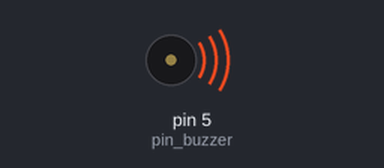
Bench run of a sketch on a simulated Arduino Uno, built with avr-gcc and run on an emulated ATmega328P. On the bench: buzzer (waves = sounding).

Above: at 0.1 s.
At 38.8 s:
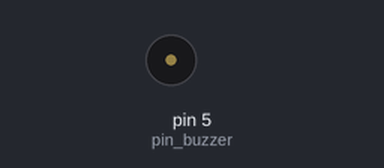
Timing chart, 0 to 40.0 s (numbered marks = the images above):
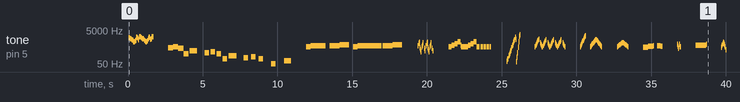

The sketch:

_03._Sound_Effect.ino
```cpp
#include "sound_effect.h"

int pin_buzzer = 5;

void setup() {
	pinMode(pin_buzzer, OUTPUT);
}

void loop() {
	seR2D2(pin_buzzer);
	delay(1000);

	seCloseEncounters(pin_buzzer);
	delay(1000);

	seAriel(pin_buzzer);
	delay(1000);

	seLaugh(pin_buzzer);
	delay(1000);

	seLaugh2(pin_buzzer);
	delay(1000);

	seSqueak(pin_buzzer);
	delay(1000);

	seWaka(pin_buzzer);
	delay(1000);

	seCatcall(pin_buzzer);
	delay(1000);

	seOhhh(pin_buzzer);
	delay(1000);

	seUhoh(pin_buzzer);
	delay(1000);

	seChang(pin_buzzer);
	delay(1000);

	seCoo(pin_buzzer);
	delay(1000);

	seOh(pin_buzzer);
	delay(1000);

	sePhone(pin_buzzer);
	delay(1000);

	seSiren(pin_buzzer);
	delay(1000);

	seSpace1(pin_buzzer);
	delay(1000);

	seSpace2(pin_buzzer);
	delay(1000);

	seFanfare(pin_buzzer);
	delay(1000);

	seAlarm(pin_buzzer);
	delay(1000);

	seTelefone(pin_buzzer);
	delay(1000);

	seTonarkade(pin_buzzer);
	delay(1000);

	seTonarkade2(pin_buzzer);
	delay(1000);

	seSad(pin_buzzer);
	delay(1000);

	seVictory(pin_buzzer);
	delay(1000);

	seAssorted(pin_buzzer);
	delay(1000);
}
```

sound_effect.cpp
```cpp
#include "sound_effect.h"
#include <Arduino.h>

void beep(int speaker_pin, float note_frequency, long note_duration) {
	int x;
	// Convert the frequency to microseconds
	float microsecondsPerWave = 1000000 / note_frequency;
	// Calculate how many milliseconds there are per HIGH/LOW cycles.
	float millisecondsPerCycle = 1000 / (microsecondsPerWave * 2);
	// Multiply note_duration * number or cycles per millisecond
	float loopTime = note_duration * millisecondsPerCycle;
	// Play the note for the calculated loopTime.
	for (x = 0; x < loopTime; x++) {
		digitalWrite(speaker_pin, HIGH);
		delayMicroseconds(microsecondsPerWave);
		digitalWrite(speaker_pin, LOW);
		delayMicroseconds(microsecondsPerWave);
	}
}

void seR2D2(int pin_no) {
	beep(pin_no, note_A7, 100); // A
	beep(pin_no, note_G7, 100); // G
	beep(pin_no, note_E7, 100); // E
	beep(pin_no, note_C7, 100); // C
	beep(pin_no, note_D7, 100); // D
	beep(pin_no, note_B7, 100); // B
	beep(pin_no, note_F7, 100); // F
	beep(pin_no, note_C8, 100); // C
	beep(pin_no, note_A7, 100); // A
	beep(pin_no, note_G7, 100); // G
	beep(pin_no, note_E7, 100); // E
	beep(pin_no, note_C7, 100); // C
	beep(pin_no, note_D7, 100); // D
	beep(pin_no, note_B7, 100); // B
	beep(pin_no, note_F7, 100); // F
	beep(pin_no, note_C8, 100); // C
}

void seCloseEncounters(int pin_no) {
	beep(pin_no, note_Bb5, 300); // B b
	delay(50);
	beep(pin_no, note_C6, 300); // C
	delay(50);
	beep(pin_no, note_Ab5, 300); // A b
	delay(50);
	beep(pin_no, note_Ab4, 300); // A b
	delay(50);
	beep(pin_no, note_Eb5, 500); // E b
	delay(500);
	beep(pin_no, note_Bb4, 300); // B b
	delay(100);
	beep(pin_no, note_C5, 300); // C
	delay(100);
	beep(pin_no, note_Ab4, 300); // A b
	delay(100);
	beep(pin_no, note_Ab3, 300); // A b
	delay(100);
	beep(pin_no, note_Eb4, 500); // E b
	delay(500);
	beep(pin_no, note_Bb3, 300); // B b
	delay(200);
	beep(pin_no, note_C4, 300); // C
	delay(200);
	beep(pin_no, note_Ab3, 300); // A b
	delay(500);
	beep(pin_no, note_Ab2, 300); // A b
	delay(550);
	beep(pin_no, note_Eb3, 500); // E b
}

void seAriel(int pin_no) {
	beep(pin_no, note_C6, 300); // C
	delay(50);
	beep(pin_no, note_D6, 300); // D
	delay(50);
	beep(pin_no, note_Eb6, 600); // D#
	delay(250);

	beep(pin_no, note_D6, 300); // D
	delay(50);
	beep(pin_no, note_Eb6, 300); // D#
	delay(50);
	beep(pin_no, note_F6, 600); // F
	delay(250);

	beep(pin_no, note_C6, 300); // C
	delay(50);
	beep(pin_no, note_D6, 300); // D
	delay(50);
	beep(pin_no, note_Eb6, 500); // D#
	delay(50);
	beep(pin_no, note_D6, 300); // D
	delay(50);
	beep(pin_no, note_Eb6, 300); // D#
	delay(50);
	beep(pin_no, note_D6, 300); // D
	delay(50);
	beep(pin_no, note_Eb6, 300); // D#
	delay(50);
	beep(pin_no, note_F6, 600); // F
	delay(50);
}

void seLaugh(int pin_no) {
	int i;

	for (i = 1000; i < 2000; i = i * 1.10) {
		beep(pin_no, i, 10);
	}
	delay(50);
	for (i = 1000; i > 500; i = i * .90) {
		beep(pin_no, i, 10);
	}
	delay(50);
	for (i = 1000; i < 2000; i = i * 1.10) {
		beep(pin_no, i, 10);
	}
	delay(50);
	for (i = 1000; i > 500; i = i * .90) {
		beep(pin_no, i, 10);
	}
	delay(50);
	for (i = 1000; i < 2000; i = i * 1.10) {
		beep(pin_no, i, 10);
	}
	delay(50);
	for (i = 1000; i > 500; i = i * .90) {
		beep(pin_no, i, 10);
	}
	delay(50);
	for (i = 1000; i < 2000; i = i * 1.10) {
		beep(pin_no, i, 10);
	}
	delay(50);
	for (i = 1000; i > 500; i = i * .90) {
		beep(pin_no, i, 10);
	}
	delay(50);
}

void seLaugh2(int pin_no) {
	beep(pin_no, note_C6, 200); // C
	beep(pin_no, note_E6, 200); // E
	beep(pin_no, note_G6, 200); // G
	beep(pin_no, note_C7, 200); // C
	beep(pin_no, note_C6, 200); // C
	delay(50);
	beep(pin_no, note_C6, 200); // C
	beep(pin_no, note_E6, 200); // E
	beep(pin_no, note_G6, 200); // G
	beep(pin_no, note_C7, 200); // C
	beep(pin_no, note_C6, 200); // C
	delay(50);
	beep(pin_no, note_C6, 50); // C
	delay(50);
	beep(pin_no, note_C6, 50); // C
	delay(50);
	beep(pin_no, note_C6, 50); // C
	delay(50);
	beep(pin_no, note_C6, 50); // C
	delay(50);
	beep(pin_no, note_C6, 50); // C
	delay(50);
	beep(pin_no, note_C6, 50); // C
	delay(50);
	beep(pin_no, note_C6, 50); // C
}

void seSqueak(int pin_no) {
	int i;

	for (i = 100; i < 5000; i = i * 1.45) {
		beep(pin_no, i, 60);
	}
	delay(10);
	for (i = 100; i < 6000; i = i * 1.5) {
		beep(pin_no, i, 20);
	}
}

void seWaka(int pin_no) {
	int i;

	for (i = 1000; i < 3000; i = i * 1.05) {
		beep(pin_no, i, 10);
	}
	delay(100);
	for (i = 2000; i > 1000; i = i * .95) {
		beep(pin_no, i, 10);
	}
	for (i = 1000; i < 3000; i = i * 1.05) {
		beep(pin_no, i, 10);
	}
	delay(100);
	for (i = 2000; i > 1000; i = i * .95) {
		beep(pin_no, i, 10);
	}
	for (i = 1000; i < 3000; i = i * 1.05) {
		beep(pin_no, i, 10);
	}
	delay(100);
	for (i = 2000; i > 1000; i = i * .95) {
		beep(pin_no, i, 10);
	}
	for (i = 1000; i < 3000; i = i * 1.05) {
		beep(pin_no, i, 10);
	}
	delay(100);
	for (i = 2000; i > 1000; i = i * .95) {
		beep(pin_no, i, 10);
	}
}

void seCatcall(int pin_no) {
	int i;

	for (i = 1000; i < 5000; i = i * 1.05) {
		beep(pin_no, i, 10);
	}
	delay(300);

	for (i = 1000; i < 3000; i = i * 1.03) {
		beep(pin_no, i, 10);
	}
	for (i = 3000; i > 1000; i = i * .97) {
		beep(pin_no, i, 10);
	}
}

void seOhhh(int pin_no) {
	int i;

	for (i = 1000; i < 2000; i = i * 1.02) {
		beep(pin_no, i, 10);
	}
	for (i = 2000; i > 1000; i = i * .98) {
		beep(pin_no, i, 10);
	}
}

void seUhoh(int pin_no) {
	int i;

	for (i = 1000; i < 1244; i = i * 1.01) {
		beep(pin_no, i, 30);
	}
	delay(200);
	for (i = 1244; i > 1108; i = i * .99) {
		beep(pin_no, i, 30);
	}
}

void seChang(int pin_no) {
	int i, j;

	for (j = 1; j < 5; j++) {
		for (i = 2000; i > 50; i = i - 400) {
			beep(pin_no, i, 11);
		}
	}
}

void seCoo(int pin_no) {
	int i;

	for (i = 0; i < 150; i = i + 10) {
		beep(pin_no, 1295 - i, 22);
		beep(pin_no, 1295 + i, 22);
	}
}

void seOh(int pin_no) {
	int i;

	for (i = 800; i < 2000; i = i + 100) {
		beep(pin_no, i, 11);
	}
	for (i = 2000; i > 50; i = i - 100) {
		beep(pin_no, i, 11);
	}
}

void sePhone(int pin_no) {
	int i;

	for (i = 1; i < 10; i++) {
		beep(pin_no, 1195, 22);
		beep(pin_no, 2571, 22);
	}
}

void seSiren(int pin_no) {
	int i;

	for (i = 1; i < 3; i++) {
		beep(pin_no, 550, 494);
		beep(pin_no, 400, 494);
	}
}

void seSpace1(int pin_no) {
	int i;

	for (i = 1000; i > 40; i = i - 20) {
		beep(pin_no, i, 11);
	}
}

void seSpace2(int pin_no) {
	int i;

	for (i = 10000; i > 500; i = i - 500) {
		beep(pin_no, i, 11);
	}
}

void seFanfare(int pin_no) {
	int i;

	for (i = 1200; i > 350; i = i - 50) {
		beep(pin_no, i, 33);
	}
}

void seAlarm(int pin_no) {
	int i, j;

	for (j = 1; j < 10; j++) {
		for (i = 300; i < 1800; i = i + 40) {
			beep(pin_no, i, 11);
		}
	}
}

void seMaschinengewehr(int pin_no) {
	int i;

	for (i = 1; i > 20; i++) {
		beep(pin_no, 40, 33);
		delayMicroseconds(55);
	}
}

void seTelefone(int pin_no) {
	int i, j;

	for (j = 1; j < 4; j++) {
		for (i = 1; i < 25; i++) {
			beep(pin_no, 540, 33);
			beep(pin_no, 650, 27);
		}
		delayMicroseconds(2000);
	}
}

void seTonarkade(int pin_no) {
	int i, j;

	for (j = 1; j < 8; j++) {
		for (i = 600; i < 750; i = i + 8) {
			beep(pin_no, i, 11);
		}
	}
}

void seTonarkade2(int pin_no) {
	int i;

	for (i = 1250; i > 600; i = i - 8) {
		beep(pin_no, i, 11);
	}
}

void seSad(int pin_no) {
	beep(pin_no, 784, 500);
	beep(pin_no, 738, 500);
	beep(pin_no, 684, 500);
	beep(pin_no, 644, 1000);
}

void seVictory(int pin_no) {
	beep(pin_no, 523, 200);
	delayMicroseconds(1000 - 200);

	beep(pin_no, 523, 200);
	delayMicroseconds(1000 - 200);

	beep(pin_no, 523, 200);
	delayMicroseconds(1000 - 200);

	beep(pin_no, 659, 700);
	beep(pin_no, 784, 500);

	beep(pin_no, 523, 200);
	delayMicroseconds(1000 - 200);

	beep(pin_no, 523, 200);
	delayMicroseconds(1000 - 200);

	beep(pin_no, 523, 200);
	delayMicroseconds(1000 - 200);

	beep(pin_no, 659, 700);

	beep(pin_no, 784, 500);
	delayMicroseconds(800 - 500);

	beep(pin_no, 784, 400);
	beep(pin_no, 884, 200);
	beep(pin_no, 784, 200);
	beep(pin_no, 687, 200);
	beep(pin_no, 659, 200);
	beep(pin_no, 519, 400);
}

void seAssorted(int pin_no) {
	beep(pin_no, 600, 165);
	beep(pin_no, 50, 83);
	beep(pin_no, 600, 165);
	beep(pin_no, 50, 83);
	beep(pin_no, 650, 165);
	beep(pin_no, 600, 165);
	beep(pin_no, 50, 83);
	beep(pin_no, 600, 165);
	beep(pin_no, 700, 275);
	beep(pin_no, 800, 275);
	beep(pin_no, 900, 110);
}
```

sound_effect.h
```cpp
#ifndef SOUND_EFFECT_H
#define SOUND_EFFECT_H

#include <Arduino.h>

// Reference:  This list was adapted from the table located here:
// 		http://www.phy.mtu.edu/~suits/notefreqs.html
const float  note_C0 = 16.35;  //C0
const float  note_Db0 = 17.32;  //C#0/Db0
const float  note_D0 = 18.35;  //D0
const float  note_Eb0 = 19.45;  //D#0/Eb0
const float  note_E0 = 20.6;  //E0
const float  note_F0 = 21.83;  //F0
const float  note_Gb0 = 23.12;  //F#0/Gb0
const float  note_G0 = 24.5;  //G0
const float  note_Ab0 = 25.96;  //G#0/Ab0
const float  note_A0 = 27.5;  //A0
const float  note_Bb0 = 29.14;  //A#0/Bb0
const float  note_B0 = 30.87;  //B0
const float  note_C1 = 32.7;  //C1
const float  note_Db1 = 34.65;  //C#1/Db1
const float  note_D1 = 36.71;  //D1
const float  note_Eb1 = 38.89;  //D#1/Eb1
const float  note_E1 = 41.2;  //E1
const float  note_F1 = 43.65;  //F1
const float  note_Gb1 = 46.25;  //F#1/Gb1
const float  note_G1 = 49;  //G1
const float  note_Ab1 = 51.91;  //G#1/Ab1
const float  note_A1 = 55;  //A1
const float  note_Bb1 = 58.27;  //A#1/Bb1
const float  note_B1 = 61.74;  //B1
const float  note_C2 = 65.41;  //C2 (Middle C)
const float  note_Db2 = 69.3;  //C#2/Db2
const float  note_D2 = 73.42;  //D2
const float  note_Eb2 = 77.78;  //D#2/Eb2
const float  note_E2 = 82.41;  //E2
const float  note_F2 = 87.31;  //F2
const float  note_Gb2 = 92.5;  //F#2/Gb2
const float  note_G2 = 98;  //G2
const float  note_Ab2 = 103.83;  //G#2/Ab2
const float  note_A2 = 110;  //A2
const float  note_Bb2 = 116.54;  //A#2/Bb2
const float  note_B2 = 123.47;  //B2
const float  note_C3 = 130.81;  //C3
const float  note_Db3 = 138.59;  //C#3/Db3
const float  note_D3 = 146.83;  //D3
const float  note_Eb3 = 155.56;  //D#3/Eb3
const float  note_E3 = 164.81;  //E3
const float  note_F3 = 174.61;  //F3
const float  note_Gb3 = 185;  //F#3/Gb3
const float  note_G3 = 196;  //G3
const float  note_Ab3 = 207.65;  //G#3/Ab3
const float  note_A3 = 220;  //A3
const float  note_Bb3 = 233.08;  //A#3/Bb3
const float  note_B3 = 246.94;  //B3
const float  note_C4 = 261.63;  //C4
const float  note_Db4 = 277.18;  //C#4/Db4
const float  note_D4 = 293.66;  //D4
const float  note_Eb4 = 311.13;  //D#4/Eb4
const float  note_E4 = 329.63;  //E4
const float  note_F4 = 349.23;  //F4
const float  note_Gb4 = 369.99;  //F#4/Gb4
const float  note_G4 = 392;  //G4
const float  note_Ab4 = 415.3;  //G#4/Ab4
const float  note_A4 = 440;  //A4
const float  note_Bb4 = 466.16;  //A#4/Bb4
const float  note_B4 = 493.88;  //B4
const float  note_C5 = 523.25;  //C5
const float  note_Db5 = 554.37;  //C#5/Db5
const float  note_D5 = 587.33;  //D5
const float  note_Eb5 = 622.25;  //D#5/Eb5
const float  note_E5 = 659.26;  //E5
const float  note_F5 = 698.46;  //F5
const float  note_Gb5 = 739.99;  //F#5/Gb5
const float  note_G5 = 783.99;  //G5
const float  note_Ab5 = 830.61;  //G#5/Ab5
const float  note_A5 = 880;  //A5
const float  note_Bb5 = 932.33;  //A#5/Bb5
const float  note_B5 = 987.77;  //B5
const float  note_C6 = 1046.5;  //C6
const float  note_Db6 = 1108.73;  //C#6/Db6
const float  note_D6 = 1174.66;  //D6
const float  note_Eb6 = 1244.51;  //D#6/Eb6
const float  note_E6 = 1318.51;  //E6
const float  note_F6 = 1396.91;  //F6
const float  note_Gb6 = 1479.98;  //F#6/Gb6
const float  note_G6 = 1567.98;  //G6
const float  note_Ab6 = 1661.22;  //G#6/Ab6
const float  note_A6 = 1760;  //A6
const float  note_Bb6 = 1864.66;  //A#6/Bb6
const float  note_B6 = 1975.53;  //B6
const float  note_C7 = 2093;  //C7
const float  note_Db7 = 2217.46;  //C#7/Db7
const float  note_D7 = 2349.32;  //D7
const float  note_Eb7 = 2489.02;  //D#7/Eb7
const float  note_E7 = 2637.02;  //E7
const float  note_F7 = 2793.83;  //F7
const float  note_Gb7 = 2959.96;  //F#7/Gb7
const float  note_G7 = 3135.96;  //G7
const float  note_Ab7 = 3322.44;  //G#7/Ab7
const float  note_A7 = 3520;  //A7
const float  note_Bb7 = 3729.31;  //A#7/Bb7
const float  note_B7 = 3951.07;  //B7
const float  note_C8 = 4186.01;  //C8
const float  note_Db8 = 4434.92;  //C#8/Db8
const float  note_D8 = 4698.64;  //D8
const float  note_Eb8 = 4978.03;  //D#8/Eb8

void beep(int speakerPin, float noteFrequency, long noteDuration);
void seR2D2(int pinNo);
void seCloseEncounters(int pinNo);
void seAriel(int pinNo);
void seLaugh(int pinNo);
void seLaugh2(int pinNo);
void seSqueak(int pinNo);
void seWaka(int pinNo);
void seCatcall(int pinNo);
void seOhhh(int pinNo);
void seUhoh(int pinNo);
void seChang(int pinNo);
void seCoo(int pinNo);
void seOh(int pinNo);
void sePhone(int pinNo);
void seSiren(int pinNo);
void seSpace1(int pinNo);
void seSpace2(int pinNo);
void seFanfare(int pinNo);
void seAlarm(int pinNo);
void seMaschinengewehr(int pinNo);
void seTelefone(int pinNo);
void seTonarkade(int pinNo);
void seTonarkade2(int pinNo);
void seSad(int pinNo);
void seVictory(int pinNo);
void seAssorted(int pinNo);

#endif // SOUND_EFFECT_H
```

Measured:
- by itself, tone on pin 5 (pin_buzzer): plays 1699 Hz for 0.12 s, 1523 Hz for 0.08 s, 1313 Hz for 0.08 s, 1208 Hz for 0.04 s, 1026 Hz for 0.12 s, 1149 Hz for 0.04 s … (199 notes in this stretch)
